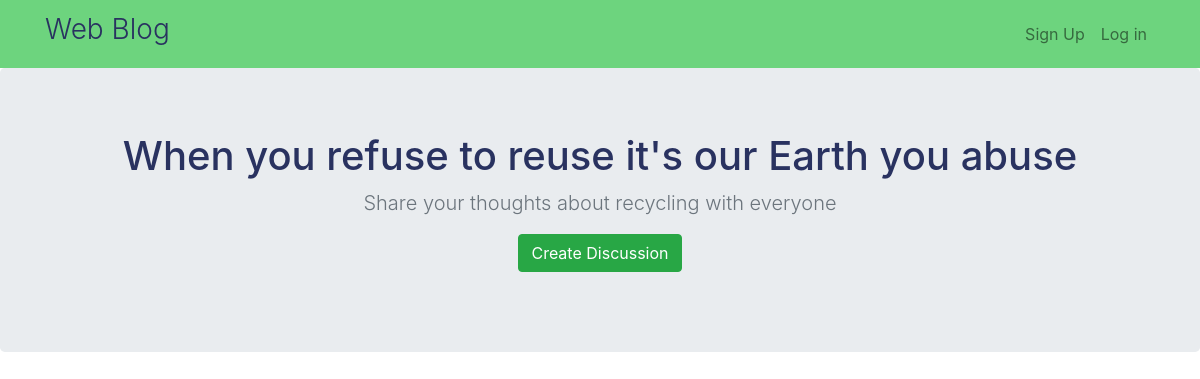
Before: / with the older database file.
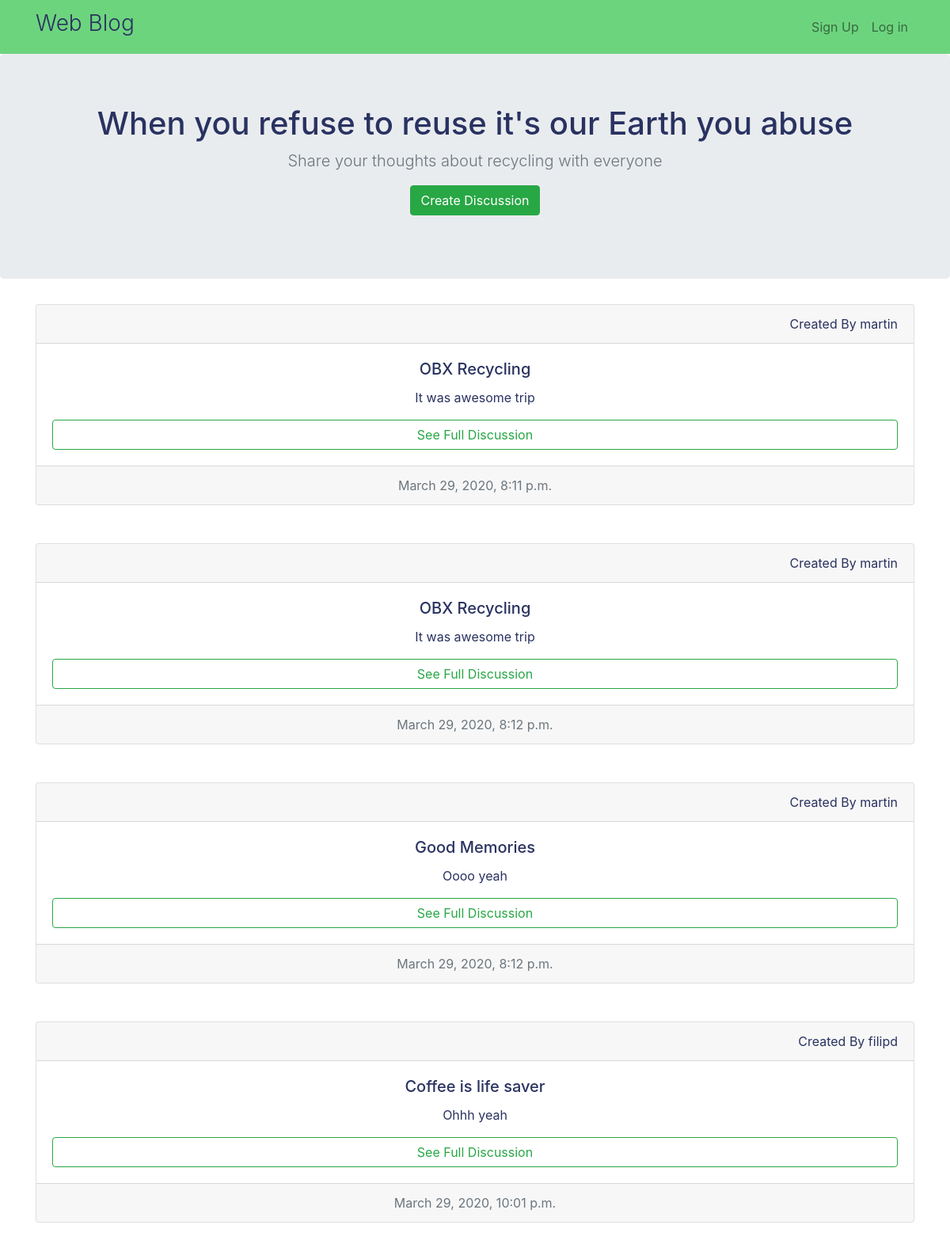
After: the same page with the newer database file.
### blog/models.py (models this page shows)
class Post(models.Model):
    title = models.CharField(max_length=100)
    body = models.TextField()
    time = models.DateTimeField()
    user = models.ForeignKey(User, on_delete=models.CASCADE)

### blog/views.py (the view)
# urls.py: 2. Add a URL to urlpatterns:  path('', views.home, name='home')
def home(request):
    all_posts = Post.objects.all
    passing_dict = {
        'all_posts': all_posts
    }
    return render(request, 'blog/home.html', passing_dict)

### blog/templates/blog/home.html
{% extends 'blog/base.html' %}
{% block content %}
<section class="jumbotron text-center">
    <h1 class="jumbotron-heading">When you refuse to reuse it's our Earth you abuse</h1>
    <p class="lead text-muted">Share your thoughts about recycling with everyone</p>
    <p>
        <a href="{% url 'create_post' %}" class="btn btn-success">Create Discussion</a>
    </p>
</section>
<div class="container">
    {% for post in all_posts%}
    <div class="card text-center mb-5">
        <div class="card-header text-right">
            Created By {{ post.user }}
        </div>
        <div class="card-body">
            <h5 class="card-title">{{ post.title }}</h5>
            <p class="card-text">{{ post.body }}</p>
            <a href="{% url 'detail_post' post.id %}" class="btn btn-outline-success btn-block">See Full Discussion</a>
        </div>
        <div class="card-footer text-muted">
            {{ post.time }}
        </div>
    </div>
    {% endfor %}
</div>
{% endblock %}

### blog/templates/blog/base.html (shortened to what this page needs)
<!doctype html>
<html lang="en">
<head>
    <link rel="stylesheet" href="https://stackpath.bootstrapcdn.com/bootstrap/4.4.1/css/bootstrap.min.css"
>
</head>
<body>
    <header>
        <nav class="navbar navbar-expand-lg navbar-light sticky-top" style="background-color: #6DD47E;">
            <div class="container">
                <a class="navbar-brand" href="{% url 'home' %}">
                    <h3 class="font-weight-light">Web Blog</h3>
                </a>
                <div class="collapse navbar-collapse" id="navbarNavAltMarkup">
                    <div class="navbar-nav ml-auto">
                        {% if user.is_authenticated %}
                        <a class="nav-item nav-link btn btn-outline-success my-2 my-sm-0" href="{% url 'home' %}">Dashboard</a>
                        <a class="nav-item nav-link" href="{% url 'logout' %}">Log Out</a>
                        {% else %}
                        <a class="nav-item nav-link" href="{% url 'signup' %}">Sign Up</a>
                        <a class="nav-item nav-link" href="{% url 'login' %}">Log in</a>
                        {% endif %}
                    </div>
                </div>
            </div>
        </nav>
    </header>
    {% block content %}
    {% endblock %}
</body>
</html>

### blog/templates/blog/base.html (style rules this page uses)
* { color: #293260; }

Changed rows visible on the page:
added Post: user "martin", title "OBX Recycling", body "It was awesome trip", time "March 29, 2020, 8:11 p.m."
added Post: user "martin", title "OBX Recycling", body "It was awesome trip", time "March 29, 2020, 8:12 p.m."
added Post: user "martin", title "Good Memories", body "Oooo yeah", time "March 29, 2020, 8:12 p.m."
added Post: user "filipd", title "Coffee is life saver", body "Ohhh yeah", time "March 29, 2020, 10:01 p.m."
